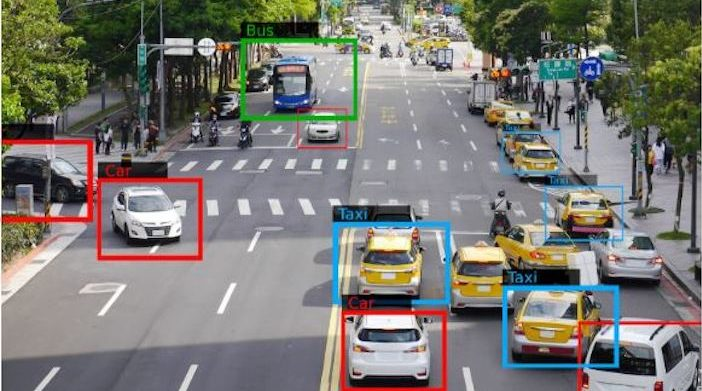
#> input picture src/assets/traffic-cameras/Corrux-AI-traffic-detection-system-1-e1584350445122.jpg, 702 x 391 px
$ python -i car_detection.py   (imports and definitions only)
#> lines starting #> are read from the running program, lines starting #| are printed output that depends on the picture
#> further down, picture is the input picture: shape (391, 702, 3); mean B, G, R 115.1, 120.7, 122
import cv2
import json
import time
import os
import numpy as np

# Configuration constants for consistency
CAMERA_FEED_WIDTH = 900
CAMERA_FEED_HEIGHT = 600
UI_SPOT_WIDTH = 200  # minWidth from UI (320px effective with padding)
UI_SPOT_HEIGHT = 160  # minHeight from UI
DETECTION_SPOT_WIDTH = 140  # width in detection coordinates
DETECTION_SPOT_HEIGHT = 75   # height in detection coordinates

# Calculate scaling factors for proportional consistency
SCALE_FACTOR_X = DETECTION_SPOT_WIDTH / UI_SPOT_WIDTH  # ~0.7
SCALE_FACTOR_Y = DETECTION_SPOT_HEIGHT / UI_SPOT_HEIGHT  # ~0.47

# Grid-aligned parking layout with consistent sizing and accurate detection zones
PARKING_SPOTS = [
  # Section A (Left side - A1 to A5) - Grid-aligned with optimized detection zones
  { "id": 'A1', "x": 110, "y": 190, "width": 140, "height": 75, "section": "A" },
  { "id": 'A2', "x": 110, "y": 275, "width": 140, "height": 75, "section": "A" },
  { "id": 'A3', "x": 110, "y": 360, "width": 140, "height": 75, "section": "A" },
  { "id": 'A4', "x": 110, "y": 445, "width": 140, "height": 75, "section": "A" },
  { "id": 'A5', "x": 110, "y": 530, "width": 140, "height": 75, "section": "A" },
  # Section B (Right side - A6 to A10) - Grid-aligned with optimized detection zones
  { "id": 'A6', "x": 450, "y": 190, "width": 140, "height": 75, "section": "B" },
  { "id": 'A7', "x": 450, "y": 275, "width": 140, "height": 75, "section": "B" },
  { "id": 'A8', "x": 450, "y": 360, "width": 140, "height": 75, "section": "B" },
  { "id": 'A9', "x": 450, "y": 445, "width": 140, "height": 75, "section": "B" },
  { "id": 'A10', "x": 450, "y": 530, "width": 140, "height": 75, "section": "B" }
]

script_dir = os.path.dirname(os.path.abspath(__file__))
car_cascade_path = os.path.join(script_dir, 'cars.xml')
ambulance_cascade_path = os.path.join(script_dir, 'ambulance.xml')

# [2 lines not run here, left out]

car_cascade = cv2.CascadeClassifier(car_cascade_path)
ambulance_cascade = cv2.CascadeClassifier(ambulance_cascade_path)

# [6 lines not run here, left out]

def calculate_iou(boxA, boxB):
    xA = max(boxA[0], boxB[0])
    yA = max(boxA[1], boxB[1])
    xB = min(boxA[2], boxB[2])
    yB = min(boxA[3], boxB[3])

    interArea = max(0, xB - xA) * max(0, yB - yA)
    boxAArea = (boxA[2] - boxA[0]) * (boxA[3] - boxA[1])
    boxBArea = (boxB[2] - boxB[0]) * (boxB[3] - boxB[1])
    iou = interArea / float(boxAArea + boxBArea - interArea) if (boxAArea + boxBArea - interArea) != 0 else 0
    return iou

def get_parking_status(frame):
    """Enhanced parking status detection with improved accuracy and consistency"""
    try:
        # Check if cascade is loaded
        if car_cascade.empty():
            print("Error: Car cascade classifier not loaded.")
            return []

        gray = cv2.cvtColor(frame, cv2.COLOR_BGR2GRAY)
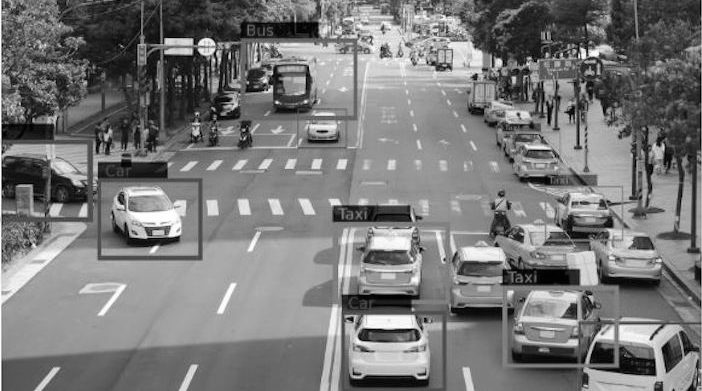
#> gray: shape (391, 702); min 0, max 255, mean 120.5

        # Apply preprocessing for better detection
        gray = cv2.equalizeHist(gray)  # Improve contrast
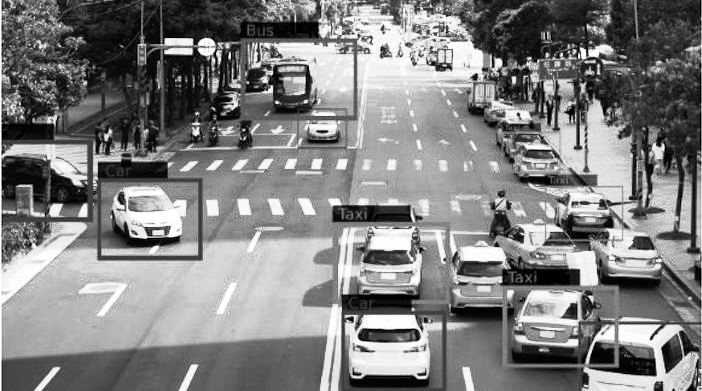
#> gray: shape (391, 702); min 0, max 255, mean 128.1
        gray = cv2.GaussianBlur(gray, (3, 3), 0)  # Reduce noise

        # Detect cars with optimized parameters
        cars = car_cascade.detectMultiScale(gray, 1.05, 5, minSize=(30, 30), maxSize=(200, 200))
#> cars = [[89, 235, 38, 38], [617, 216, 45, 45], [165, 230, 45, 45], [116, 212, 50, 50], [180, 109, 54, 54], [292, 100, 62, 62], [212, 106, 57, 57], [350, 287, 78, 78], [435, 255, 93, 93], [507, 219, 91, 91], [584, 222, 101, 101]]

        occupied_spots = []
        detection_confidence = {}

        for spot in PARKING_SPOTS:
            spot_id = spot['id']
            is_occupied = False
            max_iou = 0
            best_detection = None

            # Check all detected cars for this spot
            for (x, y, w, h) in cars:
                car_box = [x, y, x + w, y + h]
                spot_box = [spot['x'], spot['y'], spot['x'] + spot['width'], spot['y'] + spot['height']]
                iou = calculate_iou(car_box, spot_box)

                # Use adaptive threshold based on spot size and position
                threshold = get_adaptive_threshold(spot)

                if iou > threshold and iou > max_iou:
                    max_iou = iou
                    best_detection = (x, y, w, h)
                    is_occupied = True

            if is_occupied:
                occupied_spots.append(spot_id)
                detection_confidence[spot_id] = max_iou

        # Validate detection consistency
        validated_spots = validate_detection_consistency(occupied_spots, detection_confidence)

        return validated_spots

    except Exception as e:
        print(f"Error in get_parking_status: {e}")
        import traceback
        traceback.print_exc()
        return []

def get_adaptive_threshold(spot):
    """Get adaptive IoU threshold based on spot characteristics"""
    # Base threshold
    base_threshold = 0.2

    # Adjust based on spot position (edge spots might need lower threshold)
    if spot['id'] in ['A1', 'A5', 'A6', 'A10']:  # Corner spots
        return base_threshold * 0.9
    elif spot['id'] in ['A2', 'A4', 'A7', 'A9']:  # Edge spots
        return base_threshold * 0.95
    else:  # Center spots
        return base_threshold

def validate_detection_consistency(occupied_spots, detection_confidence):
    """Validate detection results for consistency across all spots"""
    validated_spots = []

    for spot_id in occupied_spots:
        confidence = detection_confidence.get(spot_id, 0)

        # Only include spots with sufficient confidence
        if confidence >= 0.15:  # Minimum confidence threshold
            validated_spots.append(spot_id)

    return validated_spots

# [220 lines left out: functions detect_ambulance, generate_frames, draw_enhanced_parking_overlay, draw_parking_grid_background, draw_section_headers, draw_driving_lane_grid and 3 more, not called in this run]

>>> import cv2
>>> picture = cv2.imread('../src/assets/traffic-cameras/Corrux-AI-traffic-detection-system-1-e1584350445122.jpg')
>>> result = get_parking_status(picture)
#> result = ['A1', 'A6', 'A7']

$ run again, on src/assets/traffic-cameras/andheri-metro.jpg
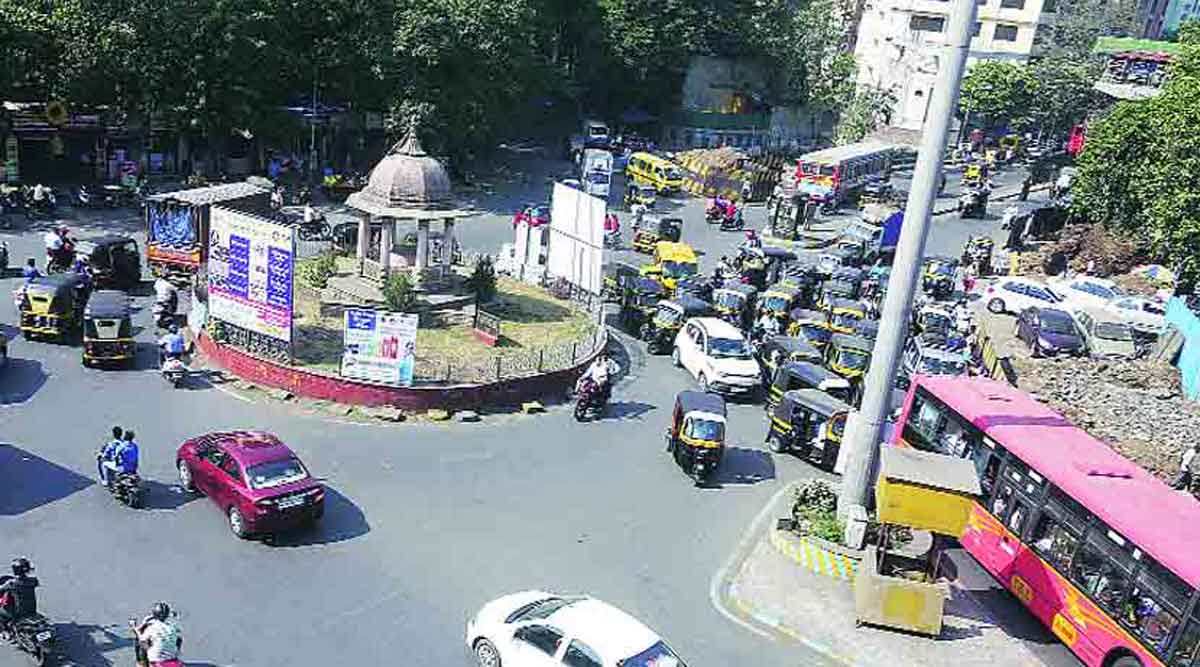
#> input picture src/assets/traffic-cameras/andheri-metro.jpg, 1200 x 667 px
#> picture is the input picture: shape (667, 1200, 3); mean B, G, R 135.9, 130.7, 125.4
#> in get_parking_status, `gray = cv2.cvtColor(frame, cv2.COLOR_BGR2GRAY)`:
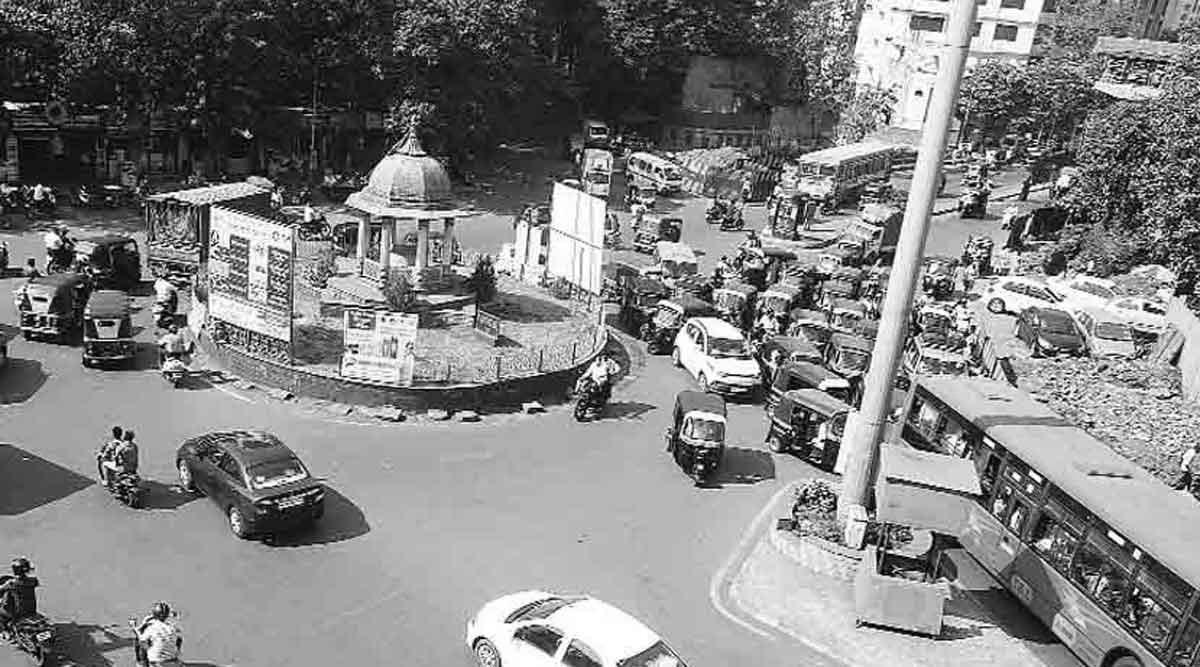
#> gray: shape (667, 1200); min 0, max 255, mean 129.7
#> cars = [[372, 396, 39, 39], [408, 295, 50, 50]]
#> result = []
